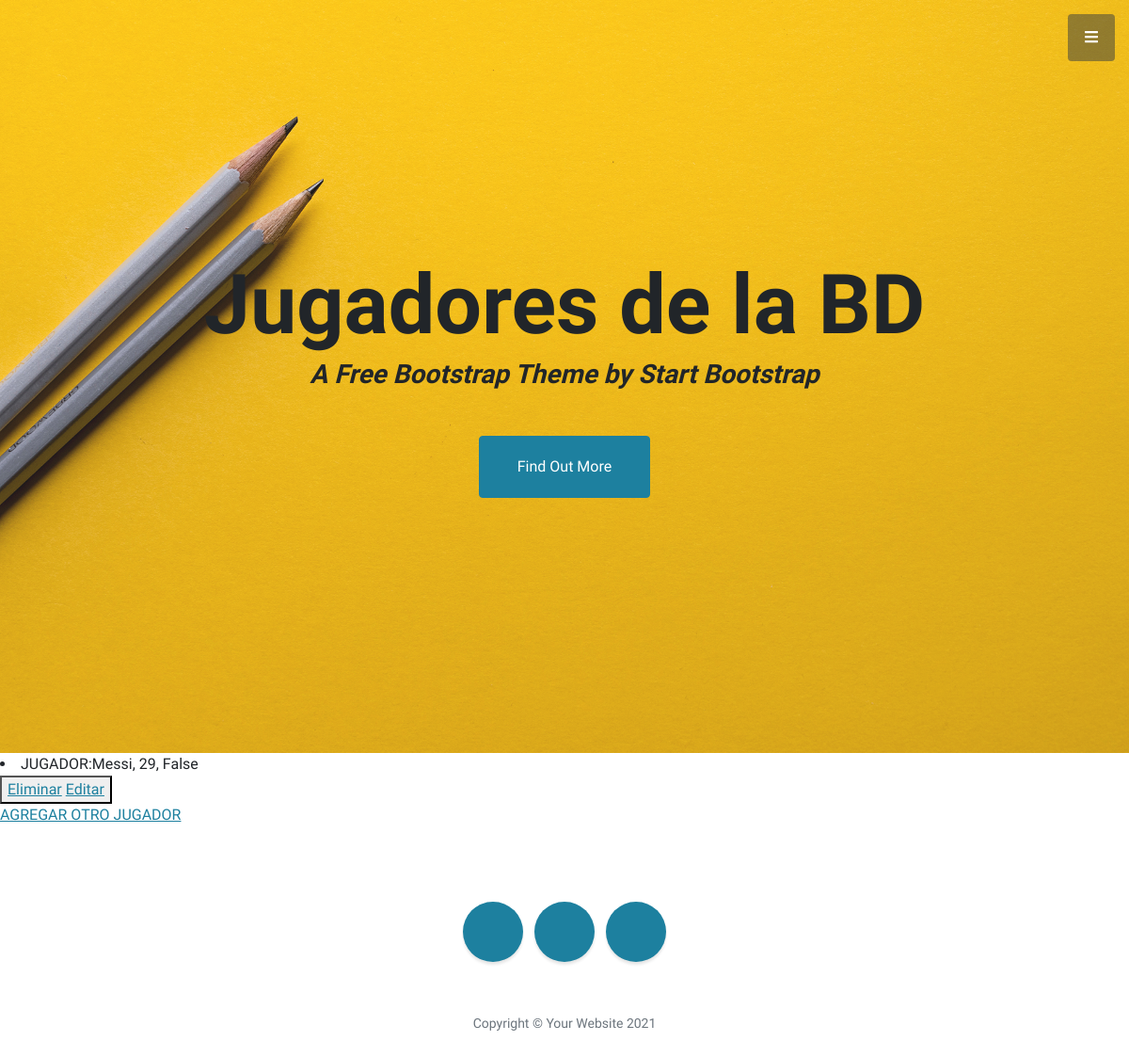
Before: /AppCoder/leerJugadores with the older database file.
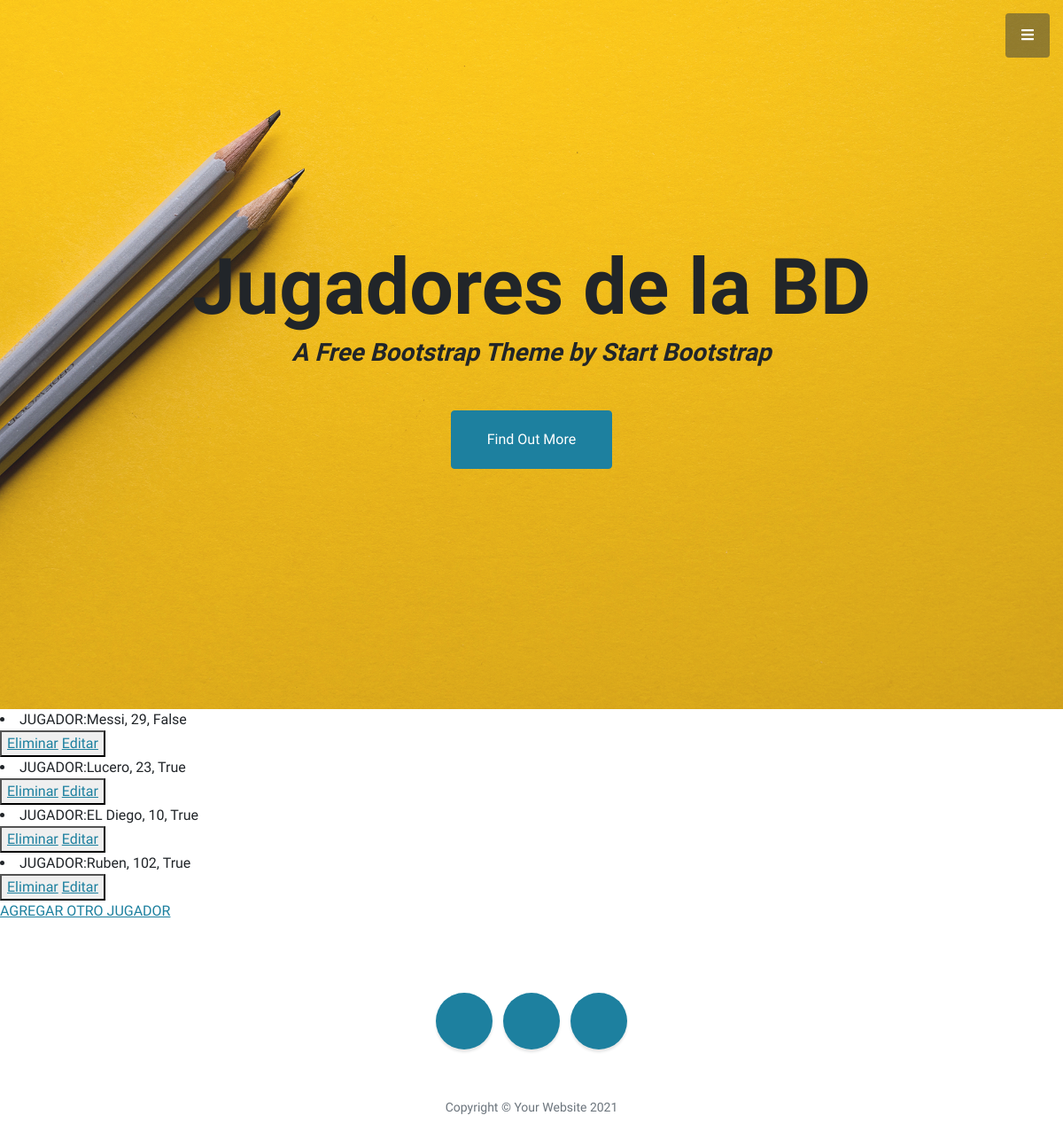
After: the same page with the newer database file.
### AppCoder/models.py (models this page shows)
class Jugador(models.Model):
    apellido = models.CharField(max_length=40)
    numero = models.IntegerField()
    esBueno = models.BooleanField()
    def __str__(self):
        return f"{self.apellido}, {self.numero}, {self.esBueno}"

### AppCoder/views.py (the view)
# urls.py: path('leerJugadores', views.leerJugadores, name="LeerJugadores"),
def leerJugadores(request):
    jugadores = Jugador.objects.all()
    dir = {"jugadores": jugadores}  # contexto
    return render(request, "AppCoder/leerJugadores.html", dir)

### AppCoder/templates/AppCoder/leerJugadores.html
{% extends "AppCoder/padre.html" %}
{% load static %}
{% block contenido2 %}
<h1 class="mb-1">Jugadores de la BD</h1>
{% endblock %}
{% block contenido %}
    {% for j in jugadores %}
    <li>JUGADOR:{{j}}</li>
    <button>
        <a href="{% url 'EliminarJugador' j.numero %}">Eliminar</a>
        <a href="{% url 'EditarJugador' j.numero %}">Editar</a>
    </button>
    <br>
    {% endfor %}
    <a href="{% url 'JugadorFormulario' %}">AGREGAR OTRO JUGADOR</a>
{% endblock %}

### AppCoder/templates/AppCoder/padre.html (shortened to what this page needs)
<!DOCTYPE html>
<html lang="en">
    <head>
        {% load static %}
        <link href="https://cdnjs.cloudflare.com/ajax/libs/simple-line-icons/2.5.5/css/simple-line-icons.min.css" rel="stylesheet" />
        <link href="{% static 'AppCoder/css/styles.css' %}" rel="stylesheet" />
    </head>
    <body id="page-top">
        <a class="menu-toggle rounded" href="#"><i class="fas fa-bars"></i></a>
        <header class="masthead d-flex align-items-center">
            <div class="container px-4 px-lg-5 text-center">
                {% block contenido2 %}
                {% endblock %}
                <h3 class="mb-5"><em>A Free Bootstrap Theme by Start Bootstrap</em></h3>
                <a class="btn btn-primary btn-xl" href="#about">Find Out More</a>
            </div>
        </header>
        {% block contenido %}
        {% endblock %}
        <footer class="footer text-center">
            <div class="container px-4 px-lg-5">
                <ul class="list-inline mb-5">
                    <li class="list-inline-item">
                        <a class="social-link rounded-circle text-white mr-3" href="#!"></a>
                    </li>
                    <li class="list-inline-item">
                        <a class="social-link rounded-circle text-white mr-3" href="#!"></a>
                    </li>
                    <li class="list-inline-item">
                        <a class="social-link rounded-circle text-white" href="#!"></a>
                    </li>
                </ul>
                <p class="text-muted small mb-0">Copyright &copy; Your Website 2021</p>
            </div>
        </footer>
    </body>
</html>

Changed rows visible on the page:
added Jugador: apellido+numero+esBueno "Lucero, 23, True"
added Jugador: apellido+numero+esBueno "EL Diego, 10, True"
added Jugador: apellido+numero+esBueno "Ruben, 102, True"
